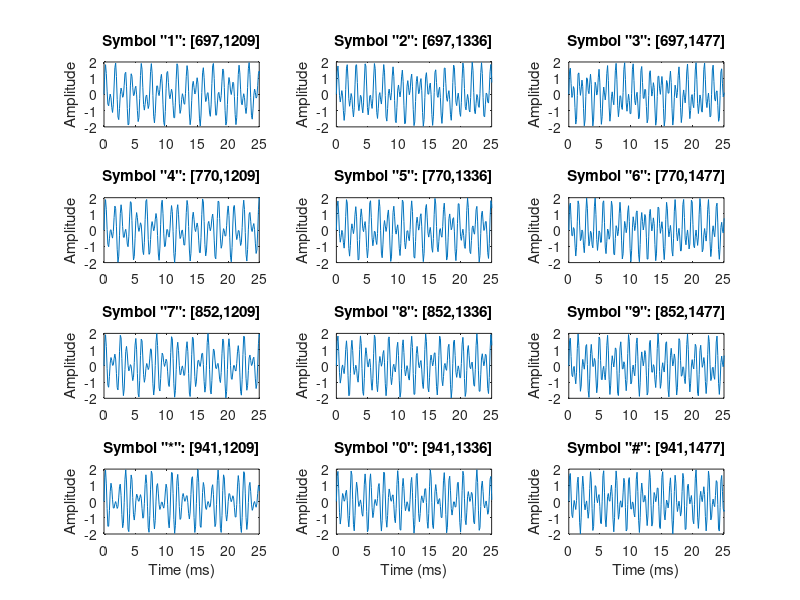

MATLAB code to generate this figure:
symbol = {'1','2','3','4','5','6','7','8','9','*','0','#'};
lfg = [697 770 852 941]; % Low frequency group
hfg = [1209 1336 1477];  % High frequency group
f  = [];
for c=1:4,
    for r=1:3,
        f = [ f [lfg(c);hfg(r)] ];
    end
end
Fs  = 8000;       % Sampling frequency 8 kHz
N = 800;          % Tones of 100 ms
t   = (0:N-1)/Fs; % 800 samples at Fs
pit = 2*pi*t;
tones = zeros(N,size(f,2));
for toneChoice=1:12,
    % Generate tone
    tones(:,toneChoice) = sum(sin(f(:,toneChoice)*pit))';
    % Plot tone
    subplot(4,3,toneChoice),plot(t*1e3,tones(:,toneChoice));
    title(['Symbol "', symbol{toneChoice},'": [',num2str(f(1,toneChoice)),',',num2str(f(2,toneChoice)),']'])
    set(gca, 'Xlim', [0 25]);
    ylabel('Amplitude');
    if toneChoice>9, xlabel('Time (ms)'); end
end